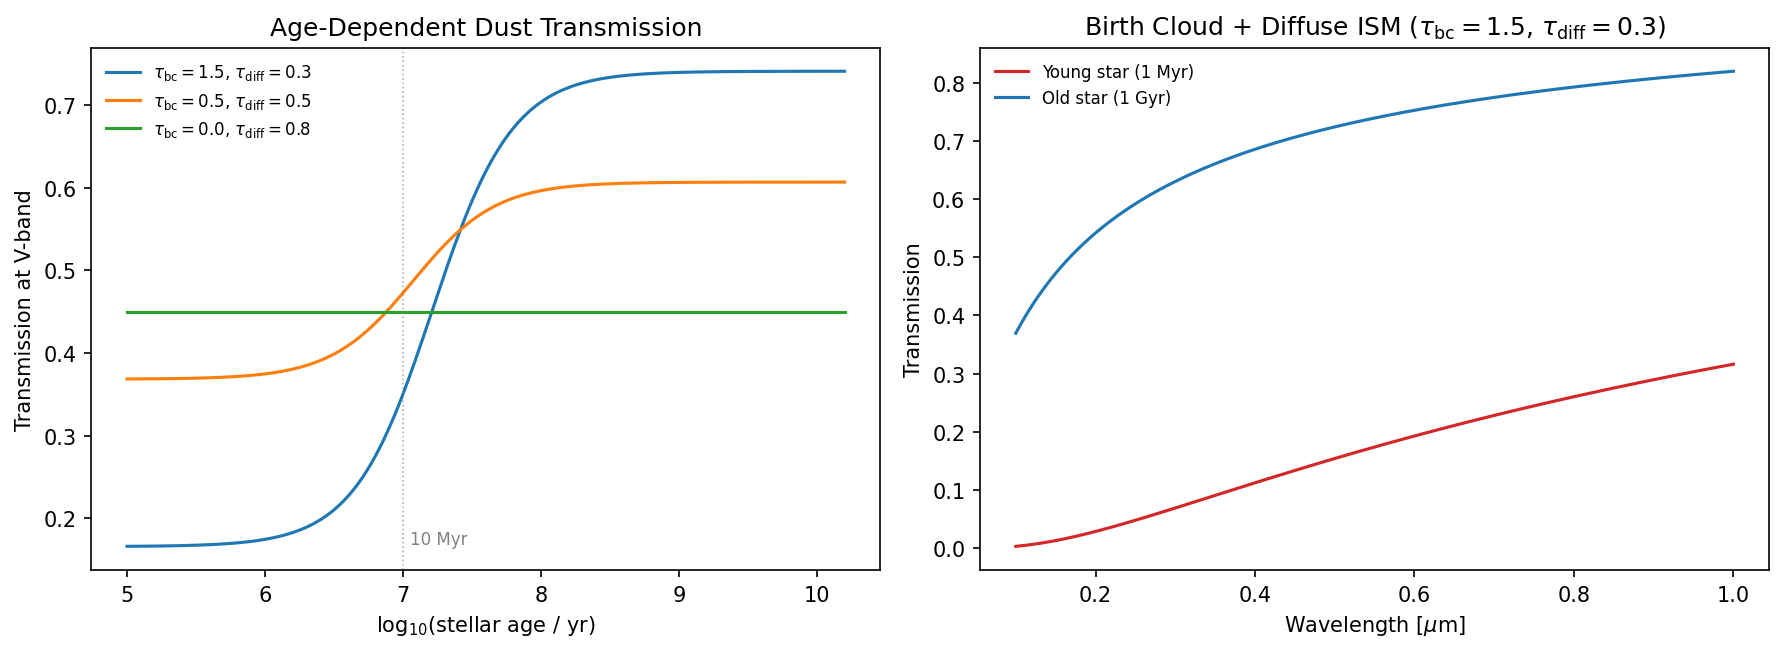

Write Python code to recreate this figure.
"""
Two-Component Dust Model
=========================

Visualize the Charlot & Fall (2000) two-component dust model: birth
cloud attenuation affects only young stars (age < ~10 Myr), while
diffuse ISM attenuation affects all stars. The smooth sigmoid
transition between components is shown as a function of stellar age.
"""

import jax.numpy as jnp
import matplotlib.pyplot as plt
import numpy as np

from tengri import two_component_dust

# --- Setup ---
wavelength = jnp.linspace(1000.0, 10000.0, 500)
log_ages = jnp.linspace(5.0, 10.2, 200)
age_grid = 10.0 ** log_ages

# --- Compute transmission for different dust parameters ---
configs = [
    {"tau_v1": 1.5, "tau_v2": 0.3, "label": r"$\tau_{\rm bc}=1.5$, $\tau_{\rm diff}=0.3$"},
    {"tau_v1": 0.5, "tau_v2": 0.5, "label": r"$\tau_{\rm bc}=0.5$, $\tau_{\rm diff}=0.5$"},
    {"tau_v1": 0.0, "tau_v2": 0.8, "label": r"$\tau_{\rm bc}=0.0$, $\tau_{\rm diff}=0.8$"},
]

fig, axes = plt.subplots(1, 2, figsize=(12, 4.5))

# --- Panel A: Transmission at V-band (5500 A) vs stellar age ---
ax = axes[0]
colors = ["#1f77b4", "#ff7f0e", "#2ca02c"]
for cfg, color in zip(configs, colors):
    trans = two_component_dust(
        wavelength, age_grid, cfg["tau_v1"], cfg["tau_v2"],
        law_bc="power_law", law_diff="power_law", n_slope=-0.7,
    )
    # Extract transmission at V-band (~5500 A)
    i_v = int(jnp.argmin(jnp.abs(wavelength - 5500.0)))
    trans_v = np.array(trans[:, i_v])
    ax.plot(np.array(log_ages), trans_v, color=color, lw=1.5, label=cfg["label"])

ax.axvline(7.0, ls=":", color="grey", lw=0.8, alpha=0.6)
ax.annotate("10 Myr", xy=(7.05, 0.05), xycoords=("data", "axes fraction"),
            fontsize=8, color="grey")
ax.set_xlabel(r"log$_{10}$(stellar age / yr)")
ax.set_ylabel("Transmission at V-band")
ax.set_title("Age-Dependent Dust Transmission")
ax.legend(fontsize=8, frameon=False)

# --- Panel B: Transmission spectrum for young vs old stars ---
ax = axes[1]
trans = two_component_dust(
    wavelength, age_grid, tau_v1=1.5, tau_v2=0.3,
    law_bc="power_law", law_diff="power_law", n_slope=-0.7,
)
wave_um = np.array(wavelength) / 1e4

# Young star (1 Myr) and old star (1 Gyr)
i_young = int(jnp.argmin(jnp.abs(log_ages - 6.0)))
i_old = int(jnp.argmin(jnp.abs(log_ages - 9.0)))
ax.plot(wave_um, np.array(trans[i_young, :]), color="#d62728", lw=1.5,
        label="Young star (1 Myr)")
ax.plot(wave_um, np.array(trans[i_old, :]), color="#1f77b4", lw=1.5,
        label="Old star (1 Gyr)")

ax.set_xlabel(r"Wavelength [$\mu$m]")
ax.set_ylabel("Transmission")
ax.set_title(r"Birth Cloud + Diffuse ISM ($\tau_{\rm bc}=1.5$, $\tau_{\rm diff}=0.3$)")
ax.legend(fontsize=8, frameon=False)

fig.tight_layout()
plt.savefig("plot_two_component.png", dpi=150, bbox_inches="tight")
plt.show()
